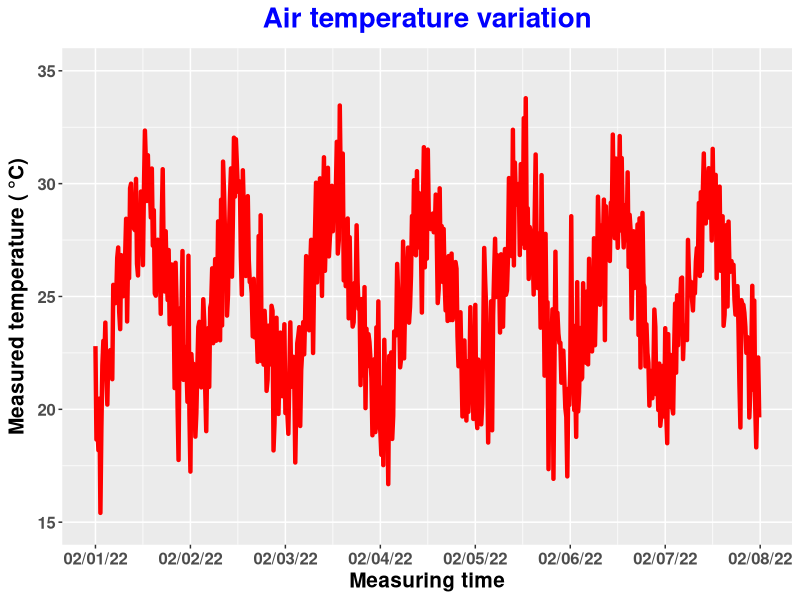

Here is the R script that generated this plot:
## ---- chunk 1
t1 = '2022-02-22 22:22:22'
class(t1)

t1 = as.POSIXct(t1)
class(t1)

## ---- chunk 2
t2 = '2022/02/22T22:22:22'
class(t2)

t2 = as.POSIXct(t2, format = '%Y/%m/%dT%H:%M:%S')
class(t2)

t2

## ---- chunk 3
library(lubridate)

t3 <- as.POSIXct('2022-02-23 23:23:23', tz = 'UTC')
t3

t4 <- as.POSIXct('2022-02-24 01:00:00', tz = 'America/New_York')
t4

with_tz(t4, 'GMT') # with_tz is in lubridate package

## ---- chunk 4
t5 = 1645564942
t5 = as.POSIXct(t5, origin='1970-01-01')
t5

t5 = 1645564942
t5 = as.POSIXct(t5, origin='1980-01-01')
t5

## ---- chunk 5
library(ggplot2)
library(scales)

# generate fake temperature profiles
set.seed(2022)

a = 4
b = 7
amp = 2
n = 7*24*4 # 7 day, 24 hours, every 15 min.
t = seq(0,2*pi,,n)
h.norm = rnorm(n)

h.temp = a*sin(b*t+1.5*pi) + h.norm*amp +25

# generate datetime data
dt = seq.POSIXt(as.POSIXct("2022-02-01 0:0:0"), as.POSIXct("2022-02-07 23:45:00"), tz = "Europe/Berlin", by = "15 min")

# create metadata
df.temp = data.frame(datetime = dt, temptr = h.temp)

# plotting
pd = position_dodge(0.1)

p.temp = ggplot(df.temp, aes(x=datetime, y=temptr))+
  geom_line(size=1.5, col = 'red')+
  xlab("Measuring time") +
  ylab(expression(bold(paste('Measured temperature (',~degree,'C)',sep='')))) +
  ylim(15, 35) +
  scale_x_datetime(labels = date_format("%m/%d/%y"), 
                   breaks = date_breaks("1 day")) +
  ggtitle(expression(bold(paste("Air temperature variation")))) +
  theme(
    plot.title = element_text(color = "blue", size = 20, face = "bold", hjust = 0.5),
    axis.title.x = element_text(size = 15, face="bold"),
    axis.title.y = element_text(size = 15, face="bold"),
    axis.text.x = element_text(size = 12, face="bold"),
    axis.text.y = element_text(size = 12, face="bold"))
p.temp

